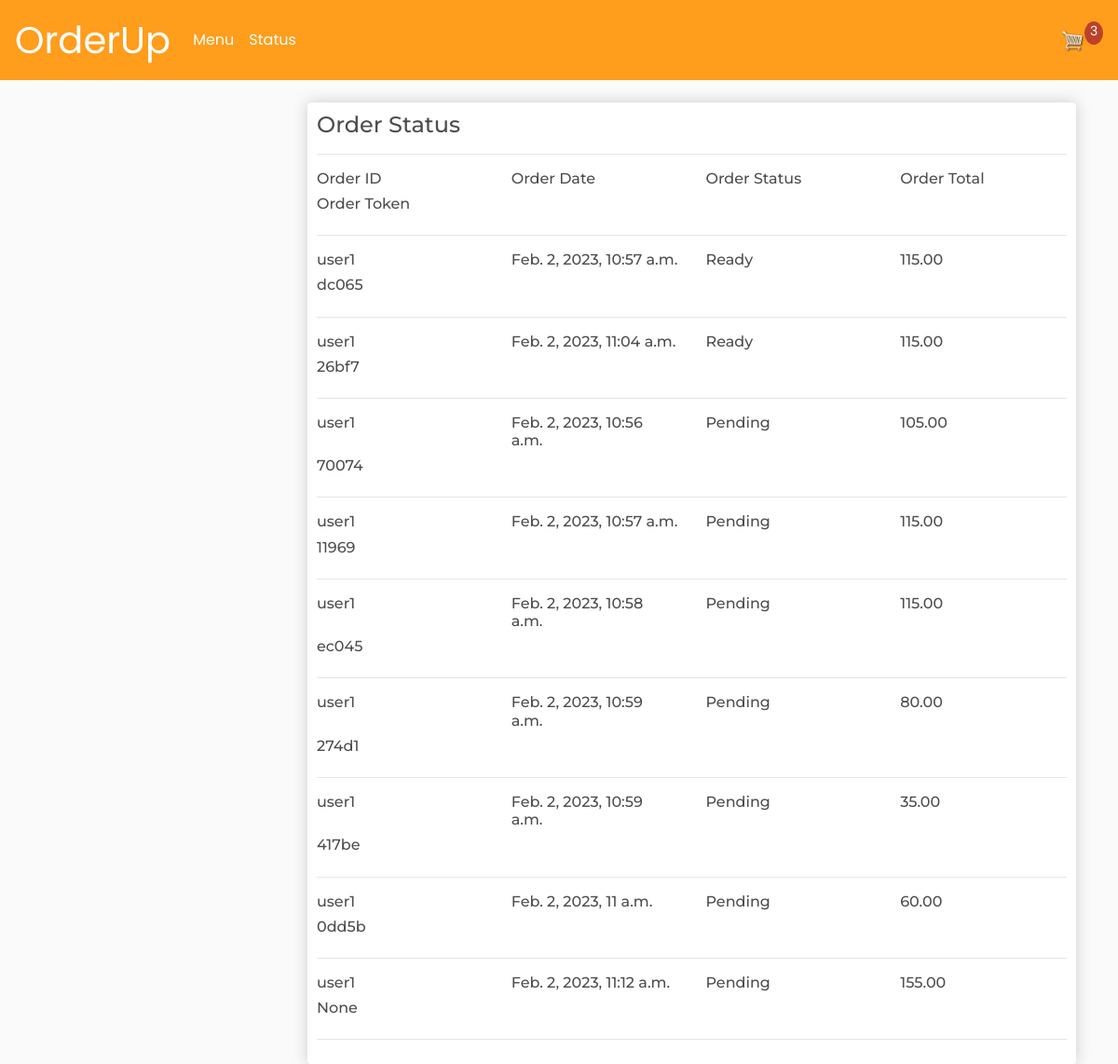
The app's page /status/ (signed in) with its own data.
### store/models.py (models this page shows, shortened)
class Order(models.Model):
	STATUS = (
		('Pending', 'Pending'),
		('Ready', 'Ready'),
	)
	customer = models.ForeignKey(Customer, on_delete=models.SET_NULL, null=True, blank=True)
	date_ordered = models.DateTimeField(auto_now_add=True)
	complete = models.BooleanField(default=False)
	transaction_id = models.CharField(max_length=100, null=True)
	orderstatus = models.CharField(max_length=100, choices=STATUS, default='Pending')
	@property
	def get_cart_total(self):
		orderitems = self.orderitem_set.all()
		total = sum([item.get_total for item in orderitems])
		return total
	@property
	def get_cart_items(self):
		orderitems = self.orderitem_set.all()
		total = sum([item.quantity for item in orderitems])
		return total
	@property
	def get_transaction_id(self):
		transaction_id = self.transaction_id
		return transaction_id

class Customer(models.Model):
	user = models.OneToOneField(User, null=True, blank=True, on_delete=models.CASCADE)
	name = models.CharField(max_length=200, null=True)
	email = models.CharField(max_length=200)
	def __str__(self):
		return self.name

class OrderItem(models.Model):
	product = models.ForeignKey(Product, on_delete=models.SET_NULL, null=True)
	order = models.ForeignKey(Order, on_delete=models.SET_NULL, null=True)
	quantity = models.IntegerField(default=0, null=True, blank=True)
	date_added = models.DateTimeField(auto_now_add=True)
	@property
	def get_total(self):
		total = self.product.price * self.quantity
		return total

class Product(models.Model):
	name = models.CharField(max_length=200)
	price = models.DecimalField(max_digits=7, decimal_places=2)
	digital = models.BooleanField(default=False,null=True, blank=True)
	image = models.ImageField(null=True, blank=True)

### store/views.py (the view)
# urls.py: path('status/', views.status, name="status"),
def status(request):
    orderno = Order.objects.all().order_by('-orderstatus')
    data  = cartData(request)
    cartItems = data['cartItems']
    products = Product.objects.all()
    context = {"products":products, 'cartItems':cartItems, 'orderno':orderno}
    return render(request, 'store/status.html', context)

### store/utils.py (called while the page is built)
def cartData(request):
    if request.user.is_authenticated:
        customer = request.user.customer
        order, created = Order.objects.get_or_create(customer=customer, complete=False)
        items = order.orderitem_set.all()
        cartItems = order.get_cart_items
    else:
        cookieData = cookieCart(request)
        cartItems = cookieData['cartItems']
        order = cookieData['order']
        items = cookieData['items']
    return {'cartItems':cartItems, 'order':order, 'items':items}

### store/templates/store/status.html
{% extends 'store/main.html' %}
{% load static %}
{% block content %}
<div class="row">
    <div class="col-md-3">
    </div>
    <div class="col-md">
        <div class="box-element">
            <h4>Order Status</h4>
            <hr>
            <div class="row">
                <div class="col-md-3">
                    <h6>Order ID</h6>
                </div>
                <div class="col-md-3">
                    <h6>Order Date</h6>
                </div>
                <div class="col-md-3">
                    <h6>Order Status</h6>
                </div>
                <div class="col-md-3">
                    <h6>Order Total</h6>
                </div>
                <div class="col-md-3">
                    <h6>Order Token</h6>
                </div>
            </div>
            <hr>
            {% for order in orderno %}
            <div class="row">
                <div class="col-md-3">
                    <h6>{{order.customer}}</h6>
                </div>
                <div class="col-md-3">
                    <h6>{{order.date_ordered}}</h6>
                </div>
                <div class="col-md-3">
                    <h6>{{order.orderstatus}}</h6>
                </div>
                <div class="col-md-3">
                    <h6>{{order.get_cart_total}}</h6>
                </div>
                <div class="col-md-3">
                    <h6>{{order.get_transaction_id}}</h6>
                </div>
            </div>
            <hr>
            {% endfor %}
        </div>
    </div>
</div>
{% endblock content %}

### store/static/store/css/main.css (style rules this page uses)
body { background-color: hsl(0, 0%, 98%); }
h1,h2,h3,h4,h5,h6 { color:hsl(0, 0%, 30%); }
.box-element { box-shadow:hsl(0, 0%, 80%) 0 0 16px; background-color: #fff; border-radius: 4px; padding: 10px; font-family: 'Montserrat', sans-serif; }

### records on screen
Order: customer "user1", date_ordered "Feb. 2, 2023, 10:57 a.m.", orderstatus "Ready", get_cart_total "115.00", get_transaction_id "dc065"
Order: customer "user1", date_ordered "Feb. 2, 2023, 11:04 a.m.", orderstatus "Ready", get_cart_total "115.00", get_transaction_id "26bf7"
Order: customer "user1", date_ordered "Feb. 2, 2023, 10:56 a.m.", orderstatus "Pending", get_cart_total "105.00", get_transaction_id "70074"
Order: customer "user1", date_ordered "Feb. 2, 2023, 10:57 a.m.", orderstatus "Pending", get_cart_total "115.00", get_transaction_id "11969"
Order: customer "user1", date_ordered "Feb. 2, 2023, 10:58 a.m.", orderstatus "Pending", get_cart_total "115.00", get_transaction_id "ec045"
Order: customer "user1", date_ordered "Feb. 2, 2023, 10:59 a.m.", orderstatus "Pending", get_cart_total "80.00", get_transaction_id "274d1"
Order: customer "user1", date_ordered "Feb. 2, 2023, 10:59 a.m.", orderstatus "Pending", get_cart_total "35.00", get_transaction_id "417be"
Order: customer "user1", date_ordered "Feb. 2, 2023, 11 a.m.", orderstatus "Pending", get_cart_total "60.00", get_transaction_id "0dd5b"
Order: customer "user1", date_ordered "Feb. 2, 2023, 11:12 a.m.", orderstatus "Pending", get_cart_total "155.00", get_transaction_id "None"

### other values on screen
{{ cartItems }} "3"
